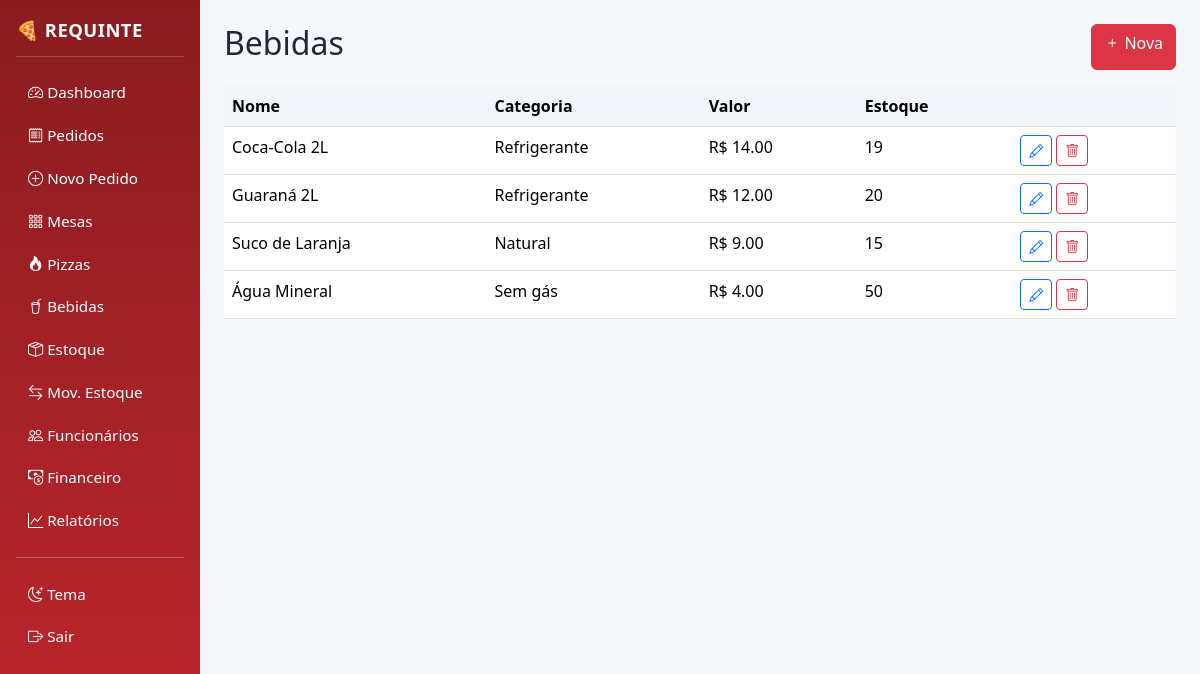
The page /cardapio/bebidas (signed in) on the database its author committed.
### models.py (models this page shows)
class Bebida(db.Model):
    __tablename__ = "bebidas"
    id = db.Column(db.Integer, primary_key=True)
    nome = db.Column(db.String(120), nullable=False)
    categoria = db.Column(db.String(60))
    valor = db.Column(db.Float, default=0.0)
    estoque_atual = db.Column(db.Integer, default=0)
    ativo = db.Column(db.Boolean, default=True)

### routes/cardapio.py (the view)
@bp.route("/bebidas")
@login_required
def bebidas():
    page = request.args.get("page", 1, type=int)
    items = Bebida.query.order_by(Bebida.nome).paginate(page=page, per_page=15)
    return render_template("bebidas.html", items=items)

### models.py (called while the page is built)
    @property
    def is_active(self):
        return self.ativo

### templates/bebidas.html
{% extends "base.html" %}{% block content %}
<div class="d-flex justify-content-between mb-3"><h2>Bebidas</h2>
<a href="{{ url_for('cardapio.bebida_nova') }}" class="btn btn-danger"><i class="bi bi-plus"></i> Nova</a></div>
<table class="table bg-white"><thead><tr><th>Nome</th><th>Categoria</th><th>Valor</th><th>Estoque</th><th></th></tr></thead><tbody>
{% for b in items.items %}<tr><td>{{b.nome}}</td><td>{{b.categoria or ''}}</td><td>R$ {{"%.2f"|format(b.valor)}}</td><td>{{b.estoque_atual}}</td>
<td><a class="btn btn-sm btn-outline-primary" href="{{url_for('cardapio.bebida_editar',bid=b.id)}}"><i class="bi bi-pencil"></i></a>
<form method="post" action="{{url_for('cardapio.bebida_excluir',bid=b.id)}}" style="display:inline" onsubmit="return confirm('Excluir?')">
<button class="btn btn-sm btn-outline-danger"><i class="bi bi-trash"></i></button></form></td></tr>{% endfor %}
</tbody></table>{% endblock %}

### static/css/app.css (style rules this page uses)
:root { --bg:#f6f7fb;--card:#fff;--brand:#c1272d;--brand-dark:#8a1c20;--text:#1f2937;--muted:#6b7280; }
body { background:var(--bg);color:var(--text); }
.table thead th { background:#f1f5f9; }

### rows shown on the page
Bebida: nome "Coca-Cola 2L", categoria "Refrigerante", valor "14.00", estoque_atual "19"
Bebida: nome "Guaraná 2L", categoria "Refrigerante", valor "12.00", estoque_atual "20"
Bebida: nome "Suco de Laranja", categoria "Natural", valor "9.00", estoque_atual "15"
Bebida: nome "Água Mineral", categoria "Sem gás", valor "4.00", estoque_atual "50"
